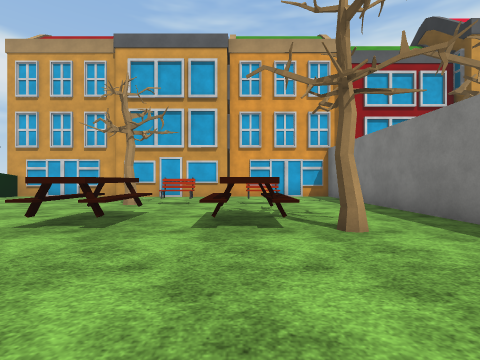
[1] (above)

13 first-person views from a walk through a scene from a Unity 3-D project. The camera is 1.2 m above the floor, looks level and sees 85° across. The floor is counted in squares, 2 m on a side. Each view is taken from the middle of a square. On the plan, view 1 faces up. The plan holds only what a view shows up to about 9 squares ahead; the rest is blank. The place goes on beyond the plan. The terrain is drawn as flat ground. The player character is not drawn. Surface patterns are stand-ins for the level's own textures.

[2]
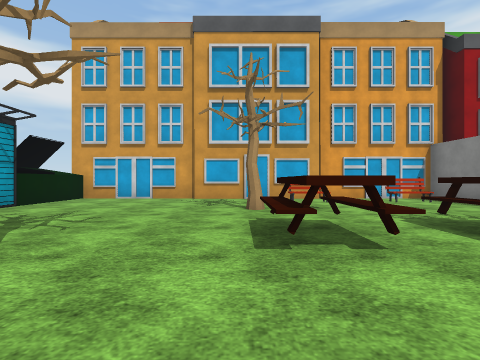

[3]
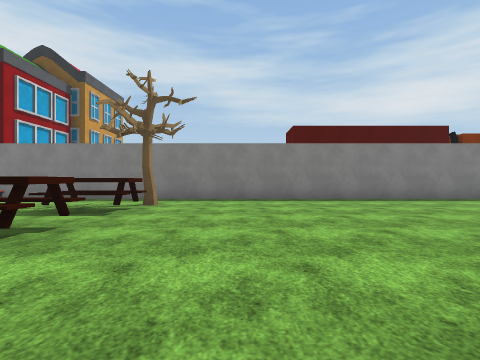

[4]
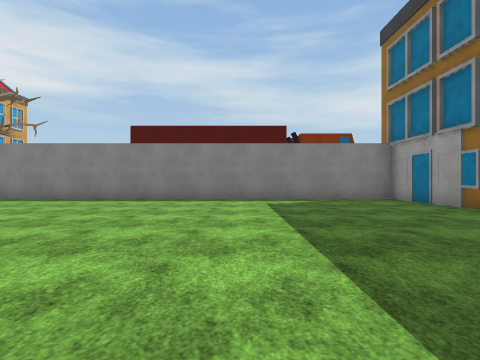

[5]
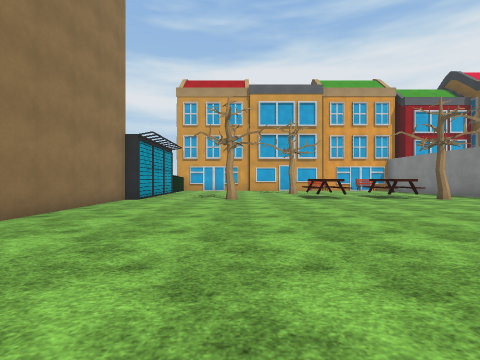

[6]
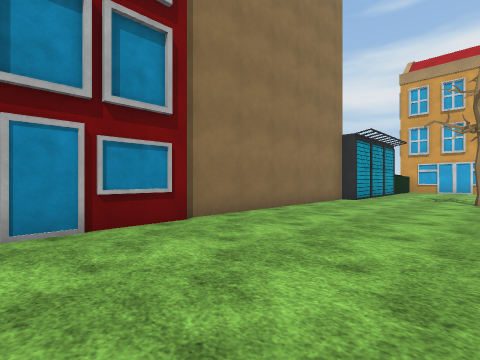

[7]
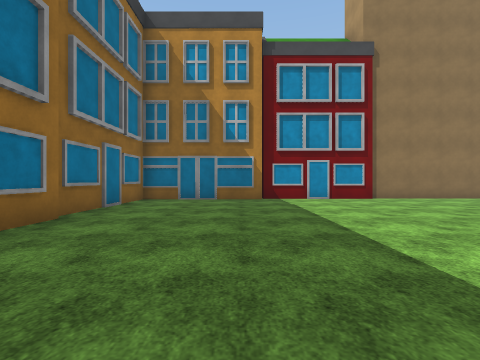

[8]
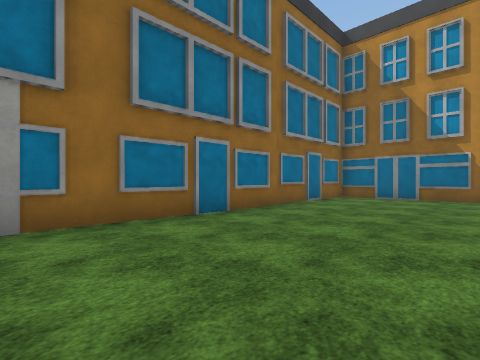

[9]
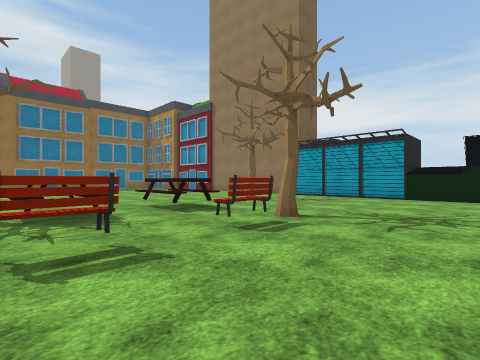

[10]
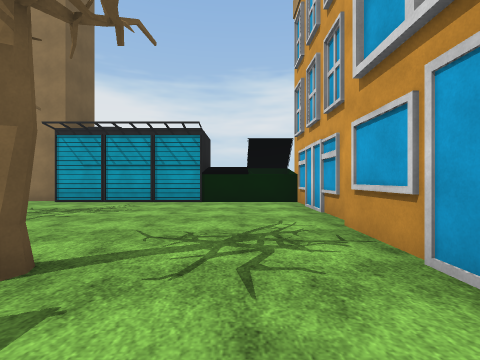

[11]
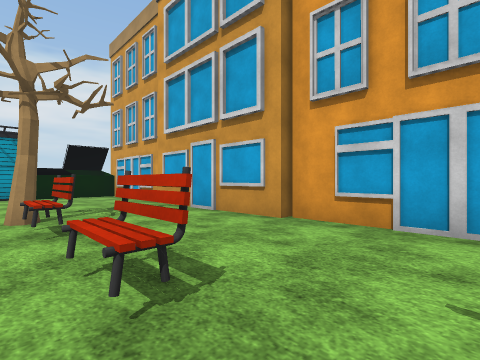

[12]
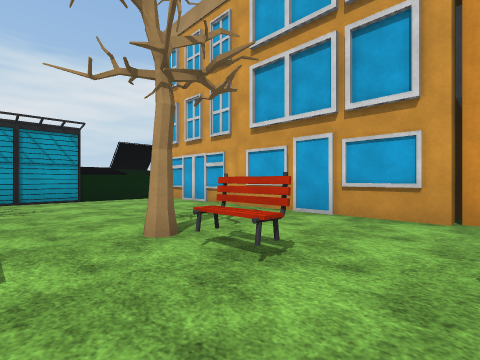

[13]
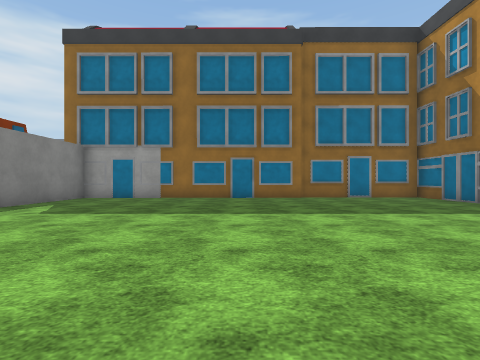

### Floor plan
Key: @ floor where view 1 was taken; # wall or solid block; . floor; O other object.
Columns run from 10 left of view 1 to 4 right of it. Each row starts with its distance up from view 1.
 11           #
 10  O#O#######O###
  9 OO.....O......#
  8 OOO...........#
  7   O.....O..O..#
  6   O....O......#
  5   #...........#
  4   #.....O.O...#
  3  ##..O..O.OO..#
  2  #............#
  1  #............#
  0  #........@...#
 -1  #............#
 -2  #............#
 -3  #............#
 -4  #O...........#
 -5  #O...........#
 -6  #............#
 -7   O...........#
 -8   ............#
 -9   O...........#
-10   ###O###O#O###

Where each view was taken, in squares from view 1:
view 1: 0 up, 0 right, facing up
view 2: 1 up, 3 left, facing up
view 3: 1 up, 5 left, facing right
view 4: 5 down, 5 left, facing right
view 5: 5 down, 5 left, facing up
view 6: 5 down, 5 left, facing up-left
view 7: 7 down, 0 right, facing left
view 8: 6 down, 1 right, facing down-left
view 9: 9 up, 1 right, facing down-left
view 10: 8 up, 1 left, facing left
view 11: 6 up, 2 right, facing up-left
view 12: 5 up, 0 right, facing up-left
view 13: 1 down, 2 left, facing down
